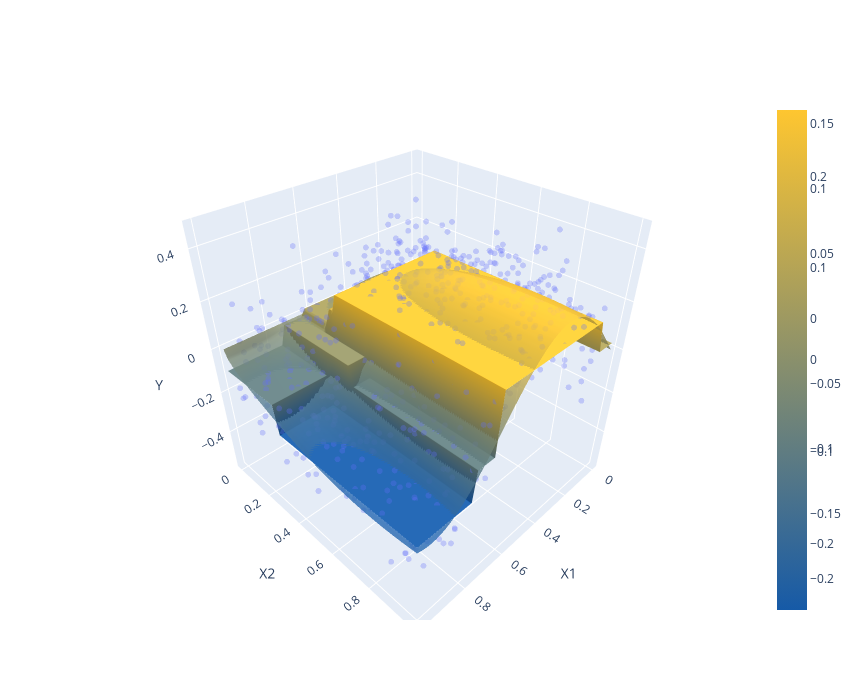

The cell this chart's notebook holds for it:
### Markdown cell above
We now fit a regression tree to this data and plot the predicted
regression surface.

### Code cell
from sklearn import tree
fitted_tree = tree.DecisionTreeRegressor(max_depth=3).fit(Xsim,ysim)
fig=surface_scatter_plot(
    Xsim, ysim, lambda x: fitted_tree.predict([x]), show_f0=True
)
fig
